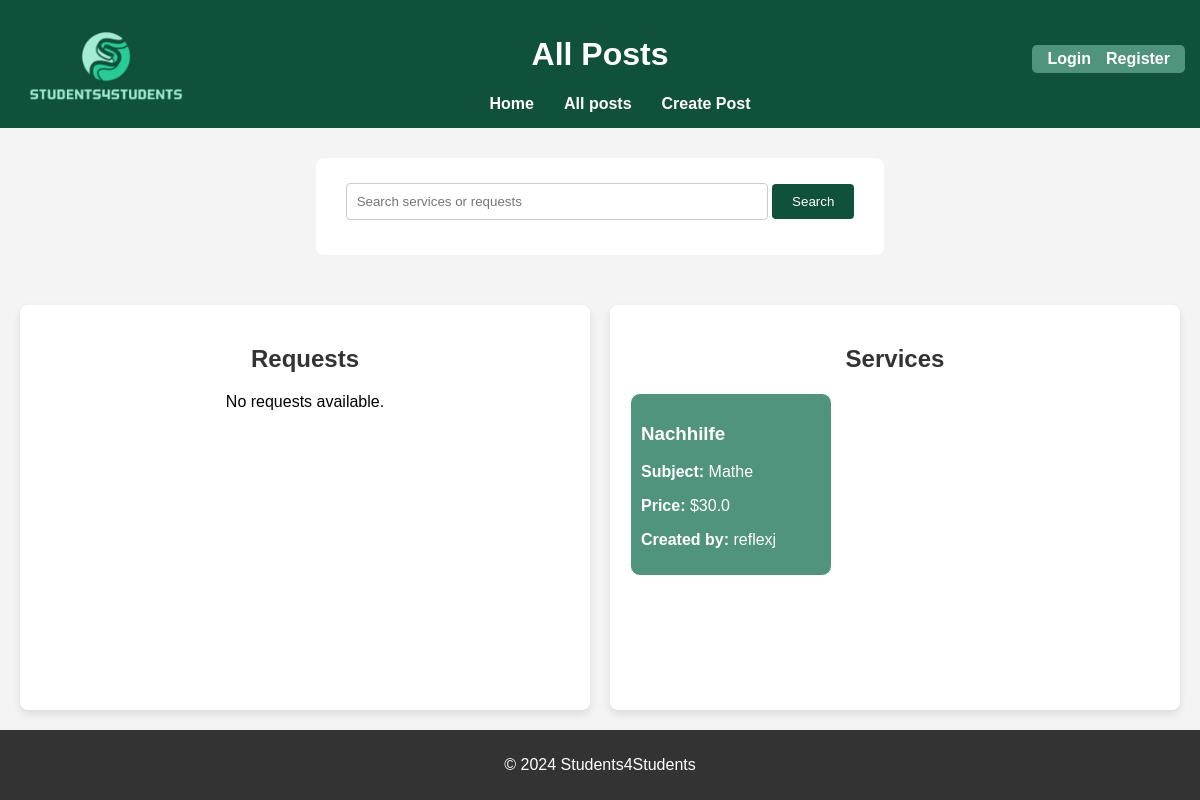
The app's page /allposts, older data.
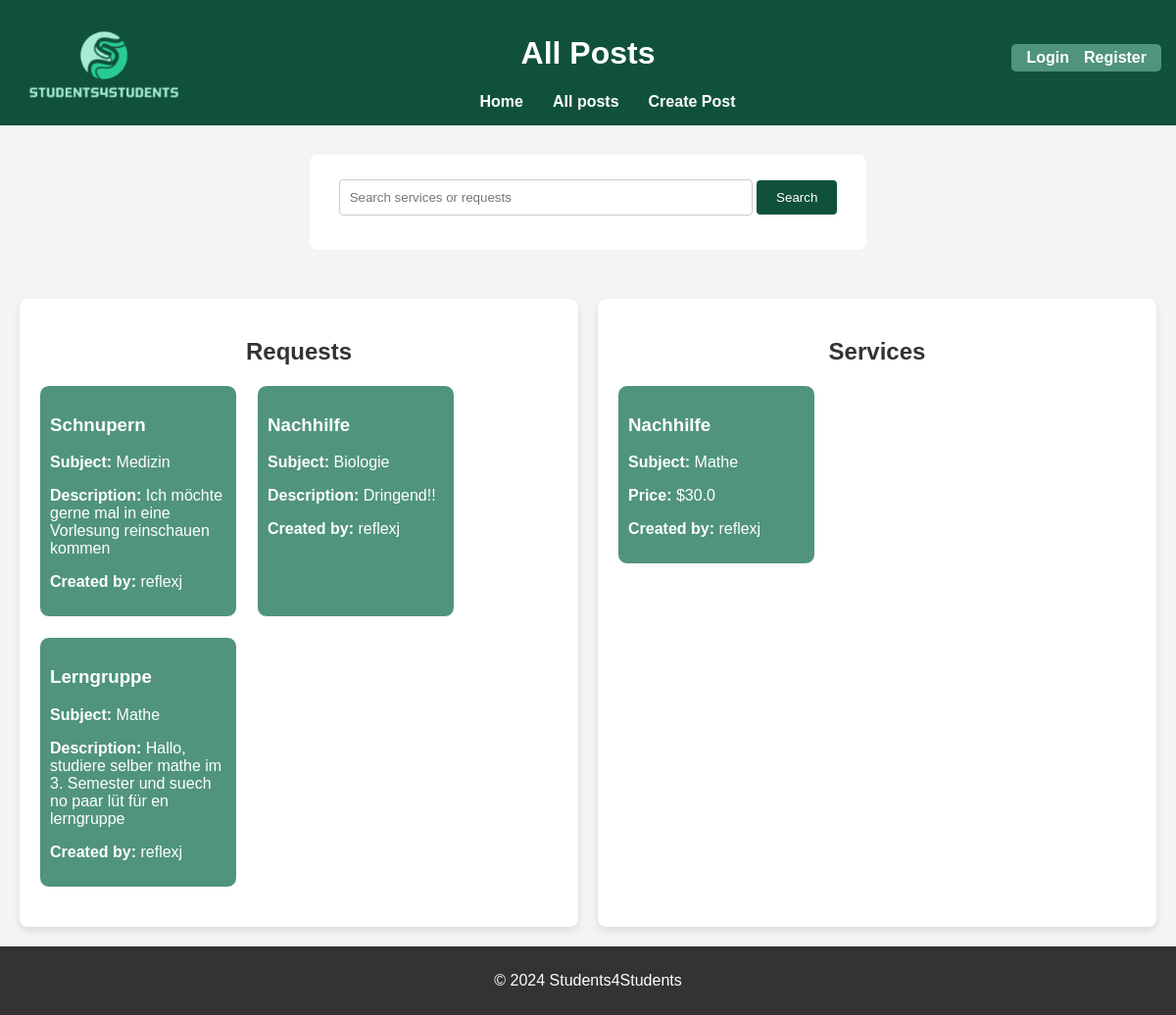
The same page, newer data.
### app.py (models this page shows, shortened)
class ServicePost(db.Model):
    id = db.Column(db.Integer, primary_key=True)
    title = db.Column(db.String(100), nullable=False)
    description = db.Column(db.String(200), nullable=False)
    price = db.Column(db.Float, nullable=False)
    subject = db.Column(db.String(100), nullable=False)
    university = db.Column(db.String(100), nullable=False)
    semester = db.Column(db.String(50), nullable=False)
    contact =db.Column(db.String(100), nullable = False)
    additional_info =db.Column(db.String(200), nullable = True)
    user_id = db.Column(db.Integer, db.ForeignKey('user.id'), nullable=False)

class User(db.Model, UserMixin):
    id = db.Column(db.Integer, primary_key=True)
    username = db.Column(db.String(150), unique=True, nullable=False)
    email = db.Column(db.String(150), unique=True, nullable=False)
    password = db.Column(db.String(150), nullable=False)
    posts = db.relationship('ServicePost', backref='user', lazy=True)

class RequestPost(db.Model):
    id = db.Column(db.Integer, primary_key=True)
    title = db.Column(db.String(100), nullable=False)
    description = db.Column(db.String(200), nullable=False)
    subject = db.Column(db.String(100), nullable=False)
    price = db.Column(db.String(100), nullable=False)
    additional_information = db.Column(db.String(200), nullable=True)
    contact =db.Column(db.String(100), nullable = False)
    user_id = db.Column(db.Integer, db.ForeignKey('user.id'), nullable=False)
    user = db.relationship('User', backref=db.backref('requests', lazy=True))

### app.py (the view)
@app.route('/allposts')
def allposts():
    posts = ServicePost.query.join(User).add_columns(User.username).all()
    requests = RequestPost.query.join(User).add_columns(User.username).all()
    return render_template('allposts.html', requests =requests, posts = posts)

### templates/allposts.html (shortened to what this page needs)
<!DOCTYPE html>
<html lang="en">
<head>
    <link rel="stylesheet" href="{{ url_for('static', filename='style_allposts.css') }}">
</head>
<body>
    <header>
        <a href="/">
            <img src="{{ url_for('static', filename='images/logo.png') }}" alt="Website Logo" id="logo">
        </a>
        <h1>All Posts</h1>
        <nav>
            <ul>
                <li><a href="/">Home</a></li>
                <li><a href="/allposts">All posts</a></li>
                <li><a href="/createpost">Create Post</a></li>
            </ul>
        </nav>
        <section class="auth-links">
            {% if current_user.is_authenticated %}
                <a href="/profile">Your Profile</a>
                <a href="{{ url_for('logout') }}">Logout</a>
            {% else %}
                <a href="{{ url_for('login') }}">Login</a>
                <a href="{{ url_for('register') }}">Register</a>
            {% endif %}
        </section>
    </header>
    <form id="searchbar" action="{{ url_for('search_results') }}" method="get">
        <input type="text" name="query" placeholder="Search services or requests" required>
        <button type="submit">Search</button>
    </form>
    <main>
        <div id="all_requests">
            <h2>Requests</h2>
            {% if requests %}
            <div class="post-container">
                {% for request, username in requests %}
                <ul class="post-list">
                    <li>
                        <a id="link" href="{{ url_for('request_detail', request_id=request.id) }}">
                            <h3>{{ request.title }}</h3>
                            <p><strong>Subject:</strong> {{ request.subject }}</p>
                            <p><strong>Description:</strong> {{ request.description }}</p>
                            <p><strong>Created by:</strong> {{ username }}</p>
                        </a>
                    </li>
                </ul>
                {% endfor %}
            </div>
            {% else %}
            <p id="no">No requests available.</p>
            {% endif %}
        </div>
        <div id="all_services">
            <h2>Services</h2>
            {% if posts %}
            <div class="post-container">
                {% for post, username in posts %}
                <ul class="post-list">
                    <li>
                        <a id="link" href="{{ url_for('service_detail', service_id=post.id) }}">
                            <h3>{{ post.title }}</h3>
                            <p><strong>Subject:</strong> {{ post.subject }}</p>
                            <p><strong>Price:</strong> ${{ post.price }}</p>
                            <p><strong>Created by:</strong> {{ username }}</p>
                        </a>
                    </li>
                </ul>
                {% endfor %}
            </div>
            {% else %}
            <p id="no">No services available.</p>
            {% endif %}
        </div>
    </main>
    <footer>
        <p>&copy; 2024 Students4Students</p>
    </footer>
</body>
</html>

### static/style_allposts.css (style rules this page uses)
body { font-family: Arial, sans-serif; background-color: #f4f4f4; margin: 0; padding: 0; display: flex; flex-direction: column; min-height: 100vh; }
header { background-color: #10513c; color: white; text-align: center; padding: 15px; position: relative; }
nav { display: flex; justify-content: center; align-items: center; width: 100%; }
nav ul { list-style-type: none; display: flex; gap: 30px; margin: 0; justify-content: center; align-items: center; text-align: center; }
nav ul li { margin: 0; }
nav ul li a { text-decoration: none; color: #fff; font-weight: bold; text-align: center; }
header > .auth-links { display: flex; gap: 15px; background-color: #50947d; position: absolute; padding: 5px 15px; border-radius: 5px; margin-left: auto; right: 15px; top: 45px; }
header > .auth-links a { color: white; text-decoration: none; font-weight: bold; display: inline-block; transition: transform 0.3s ease; }
form { max-width: 600px; margin: 30px auto; padding: 20px; background-color: #fff; border-radius: 8px; }
form input { width: 100%; padding: 10px; margin-bottom: 10px; border: 1px solid #ccc; border-radius: 4px; }
form button { max-width: 600px; padding: 10px 20px; background-color: #10513c; color: white; border: none; border-radius: 4px; cursor: pointer; }
#searchbar { background-color: #fff; max-width: 600px; padding: 25px 30px; }
#searchbar input { width: 400px; }
main { flex: 1; display: flex; justify-content: space-between; padding: 20px; gap: 20px; }
.post-container { display: flex; flex-direction: row; flex-wrap: wrap; gap: 20px; margin: 20px 0; }
.post-list { list-style-type: none; margin: 0; padding: 0; width: 180px; background-color: #50947d; border: 1px solid #fff; border-radius: 10px; padding: 10px; }
.post-list li { color: #fff; }
h2 { text-align: center; color:#333; }
#all_services, #all_requests { width: 50%; background-color: #fff; padding: 20px; border-radius: 8px; box-shadow: 0 4px 8px rgba(0, 0, 0, 0.1); box-sizing: border-box; }
header img { max-height: 80px; object-fit: contain; position: absolute; top: 25px; left: 25px; }
footer { text-align: center; padding: 10px; background-color: #333; color: white; }
#link { text-decoration: none; color: #fff; display: inline-block; transition: transform 0.3s ease; }

Row changes from the older to the newer data that the page shows:
added RequestPost: title "Schnupern", subject "Medizin", description "Ich möchte gerne mal in eine Vorlesung reinschauen kommen", username "reflexj"
added RequestPost: title "Nachhilfe", subject "Biologie", description "Dringend!!", username "reflexj"
added RequestPost: title "Lerngruppe", subject "Mathe", description "Hallo, studiere selber mathe im 3. Semester und suech no paar lüt für en lerngruppe", username "reflexj"
Text that changed along with them:
text no longer shown: "No requests available."
